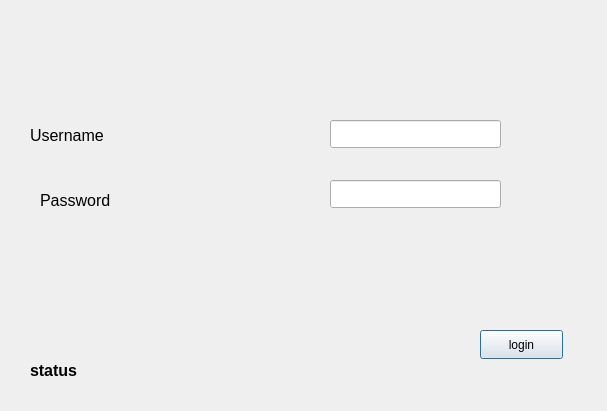
<?xml version="1.0" encoding="UTF-8"?>
<ui version="4.0">
 <class>login</class>
 <widget class="QDialog" name="login">
  <property name="geometry">
   <rect>
    <x>0</x>
    <y>0</y>
    <width>607</width>
    <height>411</height>
   </rect>
  </property>
  <property name="windowTitle">
   <string>Dialog</string>
  </property>
  <widget class="QLabel" name="label3">
   <property name="geometry">
    <rect>
     <x>30</x>
     <y>120</y>
     <width>101</width>
     <height>31</height>
    </rect>
   </property>
   <property name="text">
    <string>&lt;html&gt;&lt;head/&gt;&lt;body&gt;&lt;p&gt;&lt;span style=&quot; font-size:12pt;&quot;&gt;Username&lt;/span&gt;&lt;/p&gt;&lt;/body&gt;&lt;/html&gt;</string>
   </property>
  </widget>
  <widget class="QLabel" name="label_2">
   <property name="geometry">
    <rect>
     <x>40</x>
     <y>180</y>
     <width>131</width>
     <height>41</height>
    </rect>
   </property>
   <property name="text">
    <string>&lt;html&gt;&lt;head/&gt;&lt;body&gt;&lt;p&gt;&lt;span style=&quot; font-size:12pt;&quot;&gt;Password&lt;/span&gt;&lt;/p&gt;&lt;/body&gt;&lt;/html&gt;</string>
   </property>
  </widget>
  <widget class="QPushButton" name="loginbt">
   <property name="geometry">
    <rect>
     <x>480</x>
     <y>330</y>
     <width>83</width>
     <height>29</height>
    </rect>
   </property>
   <property name="text">
    <string>login</string>
   </property>
  </widget>
  <widget class="QLineEdit" name="usernamebox">
   <property name="geometry">
    <rect>
     <x>330</x>
     <y>120</y>
     <width>171</width>
     <height>28</height>
    </rect>
   </property>
  </widget>
  <widget class="QLineEdit" name="passwordbox">
   <property name="geometry">
    <rect>
     <x>330</x>
     <y>180</y>
     <width>171</width>
     <height>28</height>
    </rect>
   </property>
   <property name="echoMode">
    <enum>QLineEdit::Password</enum>
   </property>
  </widget>
  <widget class="QLabel" name="status">
   <property name="geometry">
    <rect>
     <x>30</x>
     <y>350</y>
     <width>391</width>
     <height>41</height>
    </rect>
   </property>
   <property name="text">
    <string>&lt;html&gt;&lt;head/&gt;&lt;body&gt;&lt;p&gt;&lt;span style=&quot; font-size:12pt; font-weight:700;&quot;&gt;status&lt;/span&gt;&lt;/p&gt;&lt;/body&gt;&lt;/html&gt;</string>
   </property>
  </widget>
 </widget>
 <resources/>
 <connections/>
</ui>
